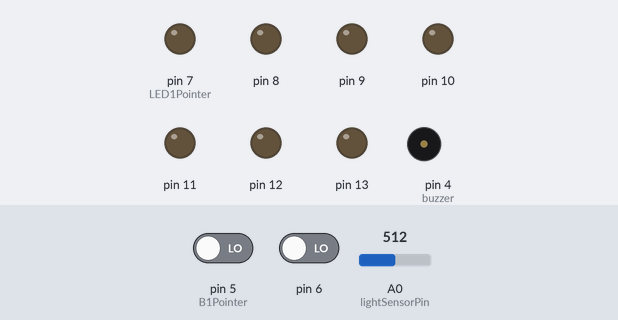
This sketch was run on a simulated Arduino Uno, built with avr-gcc and run on an emulated ATmega328P. Parts: output pins drawn as LEDs (lit = HIGH), buzzer (waves = sounding). The test bench sets the inputs (shaded band); at power-on: pin 5 (B1Pointer) LOW, pin 6 LOW, A0 (lightSensorPin) = 512.

Above: at 1.2 s.
1.3 s: pin 5 (B1Pointer) driven HIGH
At 1.6 s:
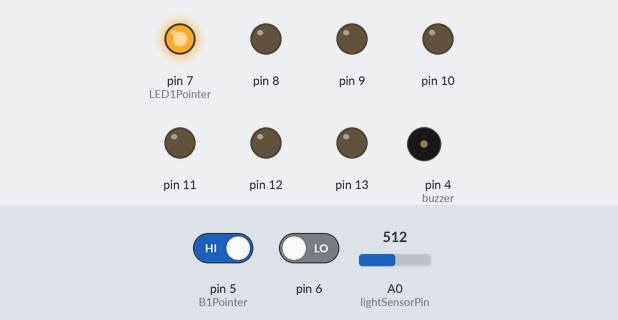
4.3 s: pin 6 driven HIGH
At 6.3 s:
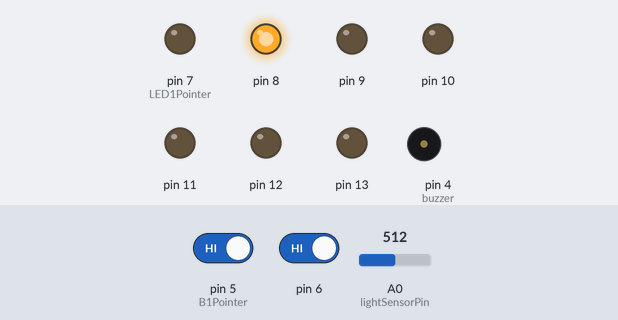
7.3 s: pin 5 (B1Pointer) driven LOW
At 7.9 s:
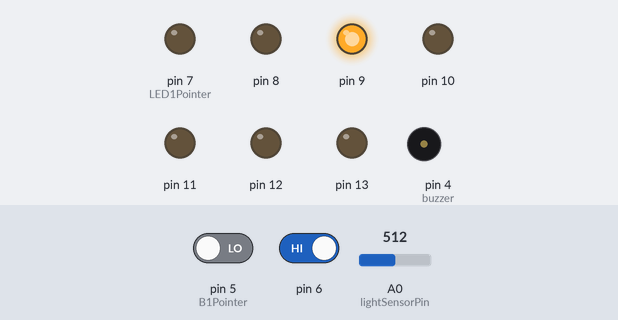
10.3 s: pin 5 (B1Pointer) driven HIGH
At 12.8 s:
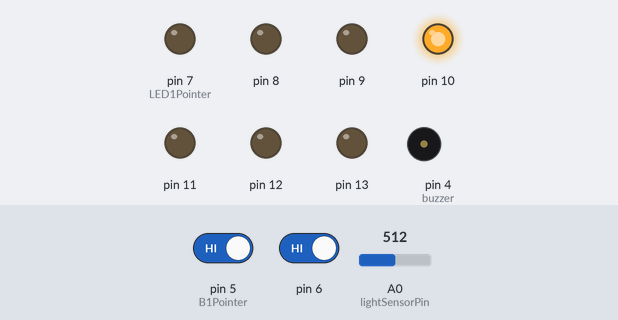
16.3 s: pin 6 driven LOW
At 17.9 s:
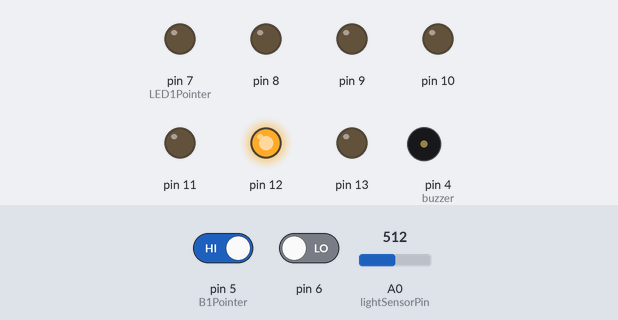
19.3 s: A0 (lightSensorPin) set to 111
22.3 s: A0 (lightSensorPin) set to 90
At 23.8 s:
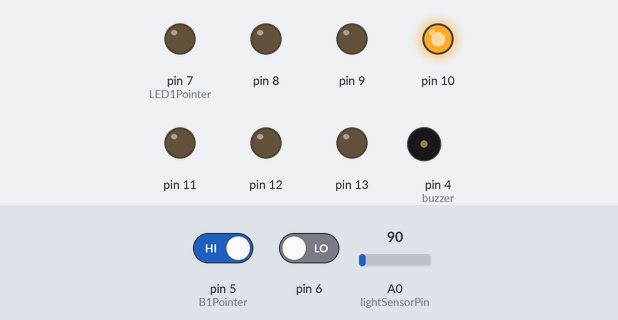
Timing chart, 0 to 24.9 s (numbered marks = the images above; inputs shaded):
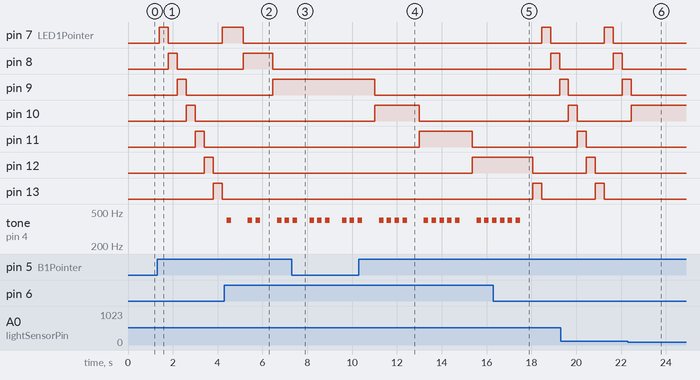

Measured:
- the behaviour switches between 100 and 99 on A0 (lightSensorPin) (found by bisection; images 5 and 6)
- after the input at 1.3 s, pin 7 (LED1Pointer): LOW → HIGH after 0.10 s, → LOW 0.40 s later, → HIGH 2.4 s later; pin 8: LOW → HIGH after 0.50 s, → LOW 0.40 s later; pin 9: LOW → HIGH after 0.90 s, → LOW 0.40 s later; pin 10: LOW → HIGH after 1.3 s, → LOW 0.40 s later; pin 11: LOW → HIGH after 1.7 s, → LOW 0.40 s later
- after the input at 4.3 s, pin 10: stays LOW (without the input it goes to HIGH after 1.1 s); pin 11: stays LOW (without the input it goes to HIGH after 1.5 s)
- after the input at 7.3 s, pin 9: stays HIGH (without the input it goes to LOW after 0.80 s); pin 10: stays LOW (without the input it goes to HIGH after 0.80 s); pin 11: stays LOW (without the input it goes to HIGH after 2.8 s)
- after the input at 10.3 s, pin 9: HIGH → LOW after 0.70 s; pin 10: LOW → HIGH after 0.70 s, → LOW 2.0 s later; pin 11: LOW → HIGH after 2.7 s, → LOW 2.4 s later; pin 12: LOW → HIGH after 5.1 s
- after the input at 16.3 s, pin 7 (LED1Pointer): LOW → HIGH after 2.2 s, → LOW 0.40 s later; pin 8: LOW → HIGH after 2.6 s, → LOW 0.40 s later; pin 9: LOW → HIGH after 3.0 s; tone on pin 4 (buzzer): goes on until 17.5 s, then stays silent
- after the input at 22.3 s, pin 7 (LED1Pointer): stays LOW (without the input it goes to HIGH after 1.8 s); pin 8: stays LOW (without the input it goes to HIGH after 2.2 s); pin 10: goes on until 22.5 s, then stays HIGH; pin 11: stays LOW (without the input it goes to HIGH after 0.56 s); pin 12: stays LOW (without the input it goes to HIGH after 0.96 s)

The sketch:

tarik.ino
```cpp
int B1Pointer = 5;       // First button pin
int BCount = 2;          // Number of buttons
int LED1Pointer = 7;     // First LED pin
int LEDCount = 7;        // Number of LEDs
int buzzer = 4;          // Buzzer pin
int lightSensorPin = A0; // Analog pin for light sensor
int sunSet = 100;        // Light sensor value for sunset

int index; // Current index of the system
int light;

void setup()
{
    index = -1;
    for (int i = 0; i < BCount; i++)
        pinMode(B1Pointer + i, INPUT);
    for (int i = 0; i < LEDCount; i++)
        pinMode(LED1Pointer + i, OUTPUT);
    pinMode(buzzer, OUTPUT);
    pinMode(A0, INPUT);
    Serial.begin(9600);
    leds(LOW);
}

void loop()
{
    light = analogRead(A0);

    for (int i = 0; i < BCount; i++)
    {
        if (digitalRead(B1Pointer + i) == HIGH)
        {
            if (i == 0)
            {
                index = (index + 1) % LEDCount;
                leds(LOW);
                digitalWrite(LED1Pointer + index, HIGH);
            }
            else if (i == 1)
            {
                for (int k = 0; k <= index; k++)
                {
                    tone(buzzer, 400);
                    delay(200);
                    noTone(buzzer);
                    delay(150);
                }
            }
            delay(200);
        }
    }
    if (light < sunSet)
    {
        while (analogRead(A0) < sunSet);
        index = (index + 1) % LEDCount;
        leds(LOW);
        digitalWrite(LED1Pointer + index, HIGH);
    }
    delay(200);
}

void leds(int state)
{
    for (int i = 0; i < LEDCount; i++)
        digitalWrite(LED1Pointer + i, state);
}
```
